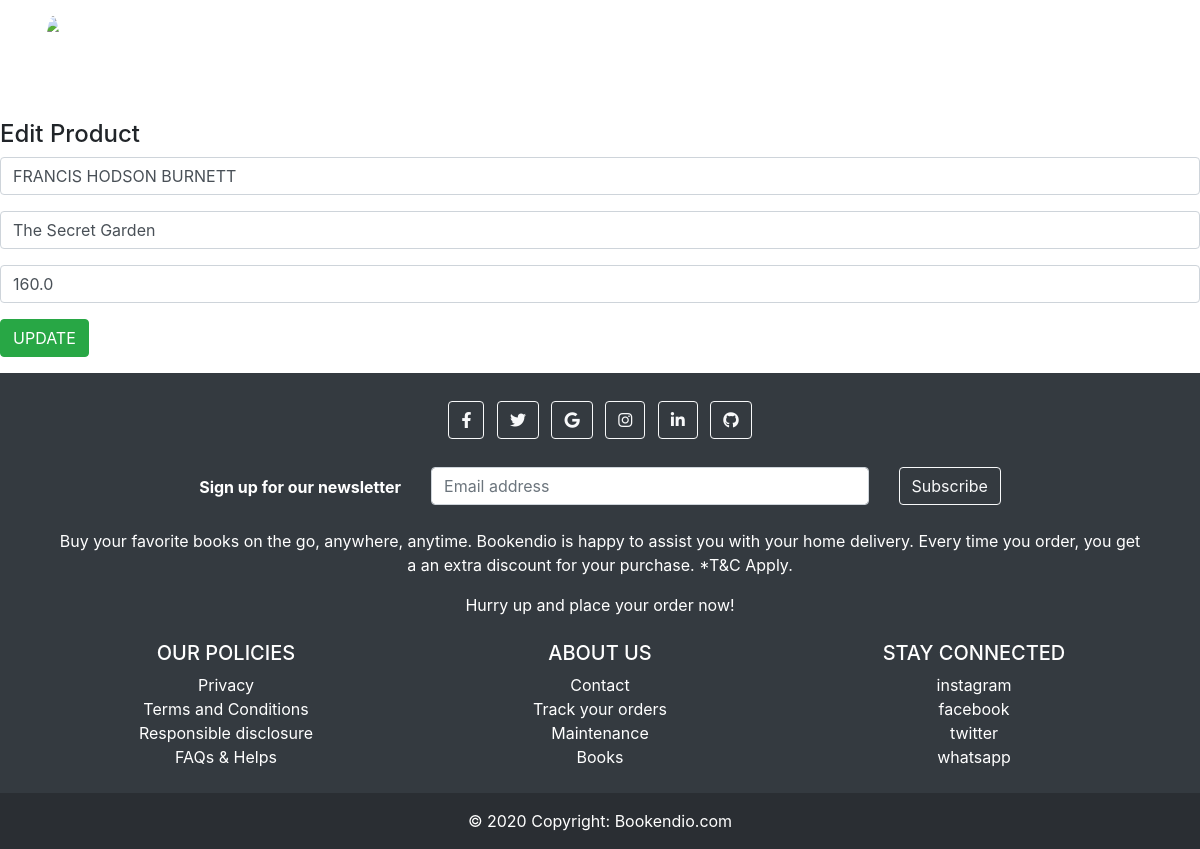
/pedit/1, run on the app's committed database.
### home/models.py (models this page shows, shortened)
class Product(models.Model):
    category=models.ForeignKey(Category,on_delete=models.CASCADE)
    name=models.CharField(max_length=150,null=False,blank=False)
    vendor=models.CharField(max_length=150,null=False,blank=False)
    product_image=models.ImageField(upload_to=getFileName,null=True,blank=True)
    quantity=models.IntegerField(null=False,blank=False)
    original_price=models.FloatField(null=False,blank=False)
    selling_price=models.FloatField(null=False,blank=False)
    description=models.TextField(max_length=500,null=False,blank=False)
    status=models.BooleanField(default=False,help_text="0-show,1-Hidden")
    trending=models.BooleanField(default=False,help_text="0-default,1-Trending")
    created_at=models.DateTimeField(auto_now_add=True)
    class Meta:
        db_table="home_product"

### home/views.py (the view)
# urls.py: path('pedit/<uid>',views.proupdate,name="proedit"),
def proupdate(request,uid):
    if request.method=="GET":
        pro=Product.objects.get(id=uid)
        context={}
        context['data']=pro
        return render(request,"pro_edit.html",context)
    elif request.method=="POST":
        c=request.POST['ven']
        n=request.POST['name']
        p=request.POST['price']
        a=Product.objects.filter(id=uid).update(vendor=c,name=n,selling_price=p)
        return redirect('pret')

### home/templates/pro_edit.html (shortened to what this page needs)
{% extends 'base.html' %}
{% block content %}
<br><br><br><br><br>
<h4>Edit Product</h4>
<form method="post">
    <p><input type="text" placeholder="Enter category" name="ven" value="{{data.vendor}}" required class="form-control"></p>
    <p><input type="text" placeholder="Enter product_name" name="name" value="{{data.name}}" required class="form-control"></p>
    <p><input type="text" placeholder="Enter price" name="price" value="{{data.selling_price}}" required class="form-control"></p>
    <p><button type="submit" class="btn btn-success">UPDATE</button></p>
    </form>
{% endblock content %}

### home/templates/base.html (style rules this page uses)
html { scroll-behavior: smooth; }

### data on the page
Product: ven "FRANCIS HODSON BURNETT", name "The Secret Garden", price "160.0"
